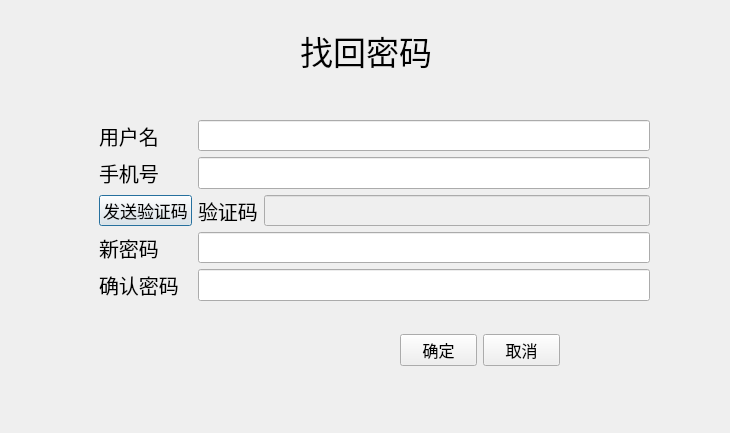
<?xml version="1.0" encoding="UTF-8"?>
<ui version="4.0">
 <class>PasswordDlg</class>
 <widget class="QDialog" name="PasswordDlg">
  <property name="geometry">
   <rect>
    <x>0</x>
    <y>0</y>
    <width>730</width>
    <height>433</height>
   </rect>
  </property>
  <property name="windowTitle">
   <string>Dialog</string>
  </property>
  <widget class="QLabel" name="labFront">
   <property name="geometry">
    <rect>
     <x>300</x>
     <y>10</y>
     <width>141</width>
     <height>81</height>
    </rect>
   </property>
   <property name="font">
    <font>
     <pointsize>25</pointsize>
    </font>
   </property>
   <property name="text">
    <string>找回密码</string>
   </property>
  </widget>
  <widget class="QWidget" name="formLayoutWidget">
   <property name="geometry">
    <rect>
     <x>99</x>
     <y>120</y>
     <width>551</width>
     <height>181</height>
    </rect>
   </property>
   <layout class="QFormLayout" name="formLayout">
    <item row="0" column="0">
     <widget class="QLabel" name="LabUsername">
      <property name="font">
       <font>
        <pointsize>15</pointsize>
       </font>
      </property>
      <property name="text">
       <string>用户名</string>
      </property>
     </widget>
    </item>
    <item row="0" column="1">
     <widget class="QLineEdit" name="LineEditUsername">
      <property name="font">
       <font>
        <pointsize>15</pointsize>
       </font>
      </property>
     </widget>
    </item>
    <item row="3" column="0">
     <widget class="QLabel" name="LabPassword">
      <property name="font">
       <font>
        <pointsize>15</pointsize>
       </font>
      </property>
      <property name="text">
       <string>新密码</string>
      </property>
     </widget>
    </item>
    <item row="3" column="1">
     <widget class="QLineEdit" name="LineEditPassword">
      <property name="font">
       <font>
        <pointsize>15</pointsize>
       </font>
      </property>
      <property name="echoMode">
       <enum>QLineEdit::Password</enum>
      </property>
     </widget>
    </item>
    <item row="4" column="0">
     <widget class="QLabel" name="LabConfirmPsw">
      <property name="font">
       <font>
        <pointsize>15</pointsize>
       </font>
      </property>
      <property name="text">
       <string>确认密码</string>
      </property>
     </widget>
    </item>
    <item row="4" column="1">
     <widget class="QLineEdit" name="LineEditConfirmPsw">
      <property name="font">
       <font>
        <pointsize>15</pointsize>
       </font>
      </property>
      <property name="echoMode">
       <enum>QLineEdit::Password</enum>
      </property>
     </widget>
    </item>
    <item row="1" column="0">
     <widget class="QLabel" name="LabelPhone">
      <property name="font">
       <font>
        <pointsize>15</pointsize>
       </font>
      </property>
      <property name="text">
       <string>手机号</string>
      </property>
     </widget>
    </item>
    <item row="1" column="1">
     <widget class="QLineEdit" name="LineEditPhone">
      <property name="font">
       <font>
        <pointsize>15</pointsize>
       </font>
      </property>
     </widget>
    </item>
    <item row="2" column="0">
     <widget class="QPushButton" name="sendBtn">
      <property name="font">
       <font>
        <pointsize>13</pointsize>
       </font>
      </property>
      <property name="text">
       <string>发送验证码</string>
      </property>
     </widget>
    </item>
    <item row="2" column="1">
     <layout class="QFormLayout" name="formLayout_2">
      <item row="0" column="1">
       <widget class="QLineEdit" name="LineEditConfirm">
        <property name="enabled">
         <bool>false</bool>
        </property>
        <property name="font">
         <font>
          <pointsize>15</pointsize>
         </font>
        </property>
       </widget>
      </item>
      <item row="0" column="0">
       <widget class="QLabel" name="LabConfirm">
        <property name="font">
         <font>
          <pointsize>15</pointsize>
         </font>
        </property>
        <property name="text">
         <string>验证码</string>
        </property>
       </widget>
      </item>
     </layout>
    </item>
   </layout>
  </widget>
  <widget class="QWidget" name="horizontalLayoutWidget">
   <property name="geometry">
    <rect>
     <x>400</x>
     <y>310</y>
     <width>160</width>
     <height>80</height>
    </rect>
   </property>
   <layout class="QHBoxLayout" name="horizontalLayout">
    <item>
     <widget class="QPushButton" name="confirmBtn">
      <property name="font">
       <font>
        <pointsize>12</pointsize>
       </font>
      </property>
      <property name="text">
       <string>确定</string>
      </property>
     </widget>
    </item>
    <item>
     <widget class="QPushButton" name="quitBtn">
      <property name="font">
       <font>
        <pointsize>12</pointsize>
       </font>
      </property>
      <property name="text">
       <string>取消</string>
      </property>
     </widget>
    </item>
   </layout>
  </widget>
 </widget>
 <resources/>
 <connections>
  <connection>
   <sender>quitBtn</sender>
   <signal>clicked()</signal>
   <receiver>PasswordDlg</receiver>
   <slot>close()</slot>
   <hints>
    <hint type="sourcelabel">
     <x>536</x>
     <y>351</y>
    </hint>
    <hint type="destinationlabel">
     <x>630</x>
     <y>352</y>
    </hint>
   </hints>
  </connection>
 </connections>
</ui>
